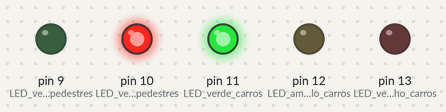
A sketch run on a simulated Arduino Uno, built with avr-gcc and run on an emulated ATmega328P. Shown: output pins drawn as LEDs (lit = HIGH).

Above: at 1.5 s.
At 4.0 s:
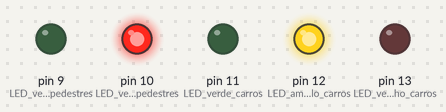
At 7.5 s:
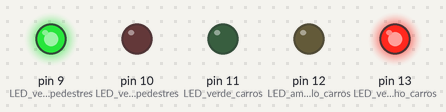
At 10.5 s:
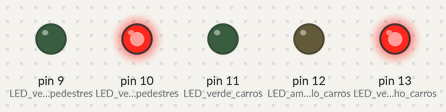
At 15.5 s:
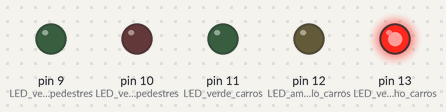
Timing chart, 0 to 20.8 s (numbered marks = the images above):
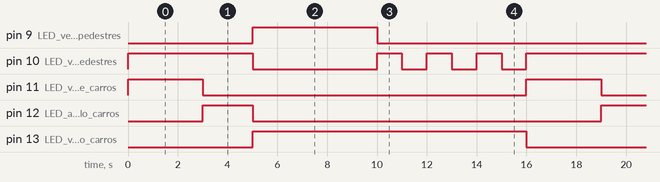

The sketch:

exercicio_01.ino
```cpp
/*******************************************************************************
* Kit Iniciante para Arduino v8 - Projeto Semáforo 2
* Projeto de um semáforo de carros e de pedestres.
*******************************************************************************/

void setup(){
  // Configura os pinos dos LEDs como saída
  pinMode(9, OUTPUT); // LED verde pedestres
  pinMode(10, OUTPUT); // LED vermelho pedestres
  pinMode(11, OUTPUT); // LED verde carros
  pinMode(12, OUTPUT); // LED amarelo carros
  pinMode(13, OUTPUT); // LED vermelho carros
  }

void loop(){
  // Sinal para pedestres fechado: apaga LED verde, acende LED vermelho
  digitalWrite(9, LOW);
  digitalWrite(10, HIGH);
  // Sinal para carros aberto: apaga LED vermelho, acende LED verde
  digitalWrite(11, HIGH);
  digitalWrite(12, LOW);
  digitalWrite(13, LOW);
  delay(3000);

  // Sinal para carros fechando: apaga LED verde, acende LED amarelo
  digitalWrite(11, LOW);
  digitalWrite(12, HIGH);
  digitalWrite(13, LOW);
  delay(2000);

  // Sinal para pedestres aberto: apaga LED vermelho, acende LED verde
  digitalWrite(9, HIGH);
  digitalWrite(10, LOW);
  // Sinal para carros fechado: apaga LED verde, acende LED vermelho
  digitalWrite(11, LOW);
  digitalWrite(12, LOW);
  digitalWrite(13, HIGH);
  delay(5000);

  // Sinal para pedestres fechado: LED vermelho pisca
  digitalWrite(9, LOW);
  digitalWrite(10, HIGH);
  delay(1000);
  digitalWrite(10, LOW);
  delay(1000);
  digitalWrite(10, HIGH);
  delay(1000);
  digitalWrite(10, LOW);
  delay(1000);
  digitalWrite(10, HIGH);
  delay(1000);
  digitalWrite(10, LOW);
  delay(1000);
}
```

Measured:
- by itself, pin 9 (LED_verde_pedestres): alternates HIGH for 5.0 s and LOW for 11.0 s
- by itself, pin 10 (LED_vermelho_pedestres): repeats every 16.0 s: LOW 5.0 s, 3 × (HIGH 1.0 s, LOW 1.0 s), HIGH 5.0 s
- by itself, pin 11 (LED_verde_carros): alternates HIGH for 3.0 s and LOW for 13.0 s
- by itself, pin 12 (LED_amarelo_carros): alternates HIGH for 2.0 s and LOW for 14.0 s
- by itself, pin 13 (LED_vermelho_carros): alternates HIGH for 11.0 s and LOW for 5.0 s
